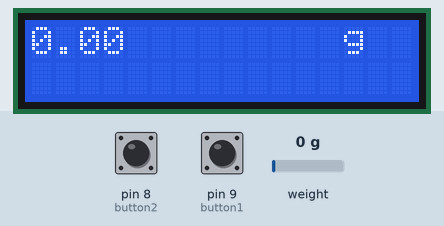
Bench run of a sketch on a simulated Arduino Uno, built with avr-gcc and run on an emulated ATmega328P. Shown: 16×2 character LCD. Inputs (shaded band) come from the test bench; at power-on: pin 8 (button2) HIGH, weight on the scale 0 g, pin 9 (button1) HIGH. What the sketch prints to the serial monitor is not drawn.

Above: at 3.6 s.
3.7 s: pin 8 (button2) pulled LOW for 0.15 s
At 4.1 s:
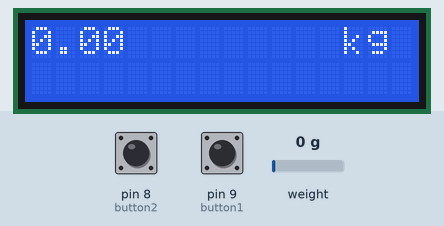
5.3 s: pin 8 (button2) pulled LOW for 1 s
At 6.5 s:
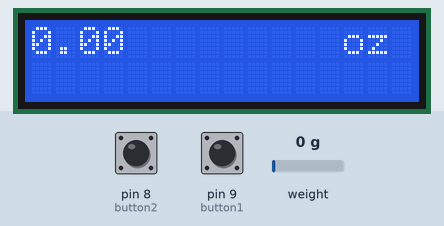
7.8 s: pin 8 (button2) pulled LOW for 0.15 s
At 8.4 s:
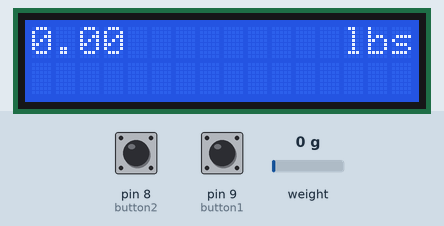
9.4 s: weight on the scale set to 100 g
At 9.9 s:
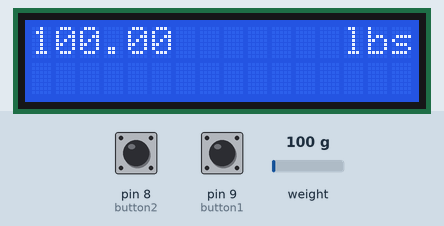
10.9 s: pin 9 (button1) pulled LOW for 0.15 s
At 12.1 s:
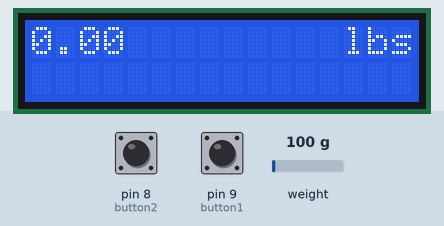
12.5 s: weight on the scale set to 1250 g
At 13.6 s:
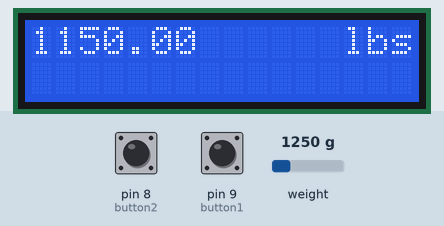
Timing chart, 0 to 15.0 s (numbered marks = the images above; inputs shaded):
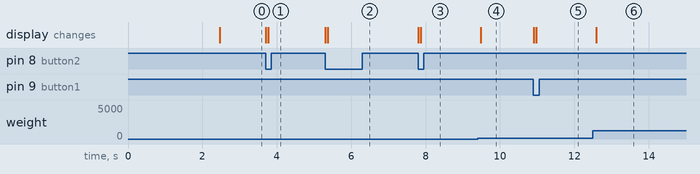

The sketch:

sketch.ino
```cpp
#include <ezButton.h>
#include <LCD_I2C.h>
#include <HX711_ADC.h>
#if defined(ESP8266)|| defined(ESP32) || defined(AVR)
#include <EEPROM.h>
#endif
#include <SoftwareSerial.h>
SoftwareSerial BTSerial(0, 1);
ezButton button1(9);
ezButton button2(8);
LCD_I2C lcd(0x27, 16, 2);
const int HX711_dout = 2;
const int HX711_sck = 3;
HX711_ADC LoadCell(HX711_dout, HX711_sck);
const int calVal_eepromAdress = 0;
unsigned long t = 0;
String unit[] = {"g","kg","oz","lbs"};
int currentU = 0;

void setup() {
  lcd.begin();
  lcd.backlight();
  Serial.begin(9600);
  BTSerial.begin(9600);
  Serial.println("Starting...");
  LoadCell.begin();
  float calibrationValue;
  #if defined(ESP8266)|| defined(ESP32)
  EEPROM.begin(512);
  #endif
  EEPROM.get(calVal_eepromAdress, calibrationValue); // uncomment this if you want to fetch the calibration value from eeprom
  unsigned long stabilizingtime = 2000; // preciscion right after power-up can be improved by adding a few seconds of stabilizing time
  boolean _tare = true; //set this to false if you don't want tare to be performed in the next step
  LoadCell.start(stabilizingtime, _tare);
  if (LoadCell.getTareTimeoutFlag()) {
    Serial.println("Timeout, check MCU>HX711 wiring and pin designations");
    while (1);
  }
  else {
    LoadCell.setCalFactor(calibrationValue); // set calibration value (float)
    Serial.println("Startup is complete");
  }
}

void loop() {
  button1.loop();
  button2.loop();
  if(button1.isPressed()){
    lcd.clear();
    //lcd.setCursor(0,0);
    //lcd.print("Button 1 Pressed");
    LoadCell.tareNoDelay();
  }
  if(button2.isPressed()){
    lcd.clear();
    //lcd.setCursor(0,0);
    //lcd.print("Button 2 Pressed");
    if(currentU<4){
      currentU = currentU +1;
    }
    if(currentU ==4){
      currentU = 0;
    }
    lcd.setCursor(13,0);

    lcd.print(unit[currentU]);
  }
  static boolean newDataReady = 0;
  const int serialPrintInterval = 0; //increase value to slow down serial print activity

  // check for new data/start next conversion:
  if (LoadCell.update()) newDataReady = true;

  // get smoothed value from the dataset:
  if (newDataReady) {
    if (millis() > t + serialPrintInterval) {
      float i = LoadCell.getData();
      //lcd.clear();

      lcd.setCursor(0,0);

      lcd.print(i);
      lcd.setCursor(13,0);
      lcd.print(unit[currentU]);

      //Serial.println(x);
      newDataReady = 0;
      t = millis();
    }
  }
  // receive command from serial terminal, send 't' to initiate tare operation:
  if (BTSerial.available()) {
      char data = Serial.read();
      Serial.println(data);
      if (data == 'a'){
      Serial.println("works");
      }

  }

  // check if last tare operation is complete:
  if (LoadCell.getTareStatus() == true) {
    Serial.println("Tare complete");
  }
}
```

Measured:
- after the input at 3.7 s, the display: first changes at once (image 1 shows a later state)
- after the input at 5.3 s, the display: first changes at once (image 2 shows a later state)
- after the input at 7.8 s, the display: first changes at once (image 3 shows a later state)
- after the input at 9.4 s, the display: changes after 0.08 s (image 4)
- after the input at 10.9 s, the display: first changes at once (image 5 shows a later state)
- after the input at 12.5 s, the display: changes after 0.08 s (image 6)
